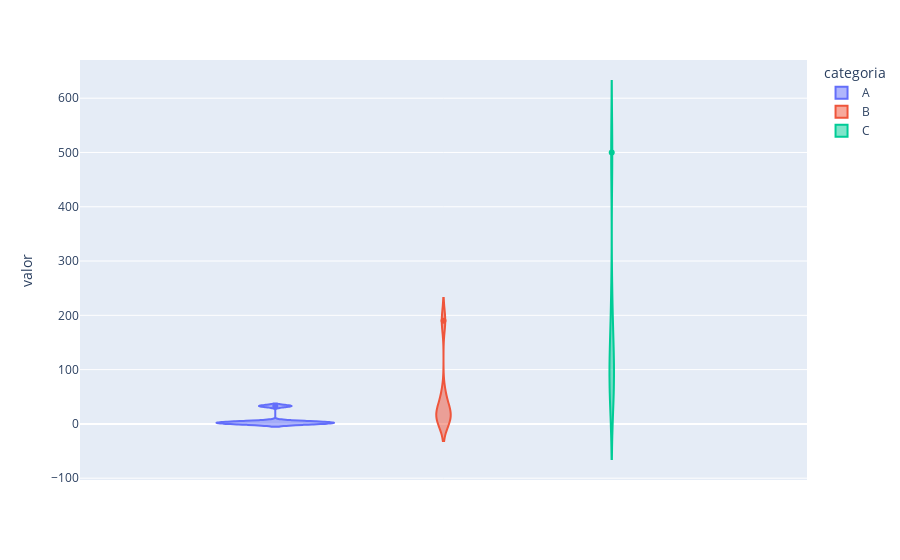

The code cell stored with this chart in its notebook:
### Code cell
fig = px.violin(df, y="valor", color='categoria')
fig.show()

### Figure 1 — Plotly figure (JSON) as saved in the notebook; plotly's stock layout.template omitted (floating-point values rounded to 4 significant figures)
{"data": [{"alignmentgroup": "True", "box": {"visible": false}, "hovertemplate": "categoria=A<br>valor=%{y}<extra></extra>", "legendgroup": "A", "marker": {"color": "#636efa"}, "name": "A", "offsetgroup": "A", "orientation": "v", "scalegroup": "True", "showlegend": true, "type": "violin", "x0": " ", "xaxis": "x", "y": [-1, 2, 3, 33, 5, 1], "y0": " ", "yaxis": "y"}, {"alignmentgroup": "True", "box": {"visible": false}, "hovertemplate": "categoria=B<br>valor=%{y}<extra></extra>", "legendgroup": "B", "marker": {"color": "#EF553B"}, "name": "B", "offsetgroup": "B", "orientation": "v", "scalegroup": "True", "showlegend": true, "type": "violin", "x0": " ", "xaxis": "x", "y": [10, 20, 50, 190, 15, 12], "y0": " ", "yaxis": "y"}, {"alignmentgroup": "True", "box": {"visible": false}, "hovertemplate": "categoria=C<br>valor=%{y}<extra></extra>", "legendgroup": "C", "marker": {"color": "#00cc96"}, "name": "C", "offsetgroup": "C", "orientation": "v", "scalegroup": "True", "showlegend": true, "type": "violin", "x0": " ", "xaxis": "x", "y": [100, 200, 500, 80, 67, 98], "y0": " ", "yaxis": "y"}], "layout": {"legend": {"title": {"text": "categoria"}, "tracegroupgap": 0}, "margin": {"t": 60}, "violinmode": "group", "xaxis": {"anchor": "y", "domain": [0, 1]}, "yaxis": {"anchor": "x", "domain": [0, 1], "title": {"text": "valor"}}}}
